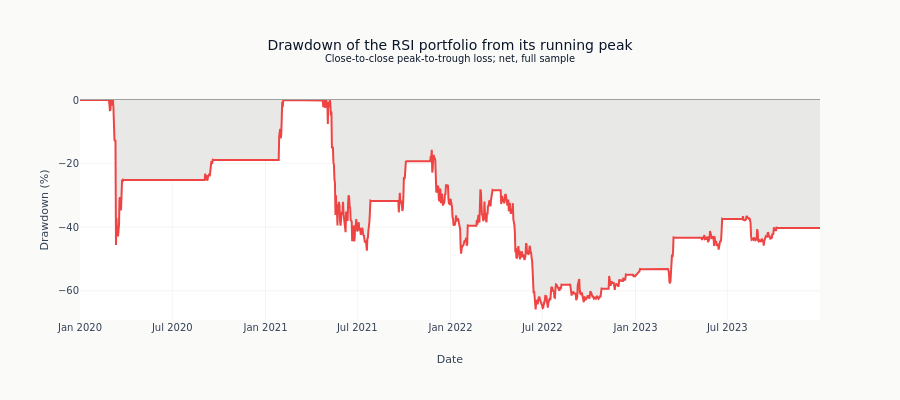

Notebook source saved alongside this figure:
### Code cell
drawdown_pct = ec.drawdown_series() * 100
drawdown_floor = min(float(drawdown_pct.min()) * 1.05, -1.0)
fig_dd = go.Figure(
    go.Scatter(
        x=ec.timestamps,
        y=drawdown_pct,
        name="Drawdown",
        fill="tozeroy",
        fillcolor=COLORS["silver_muted"],
        line=dict(color=COLORS["negative"]),
    )
)
fig_dd.update_layout(
    title=(
        "Drawdown of the RSI portfolio from its running peak"
        "<br><sup>Close-to-close peak-to-trough loss; net, full sample</sup>"
    ),
    xaxis_title="Date",
    yaxis_title="Drawdown (%)",
    yaxis_range=[drawdown_floor, 0],
    height=400,
    hovermode="x unified",
)
show_plotly_with_alt(
    fig_dd,
    (
        "Filled drawdown chart measured from the portfolio's own running peak, zero at the "
        "top and losses below, in percent. Each point is the distance from the highest value "
        "reached up to that date."
    ),
)

### Figure 1 — Plotly figure (JSON) as saved in the notebook; plotly's stock layout.template omitted (floating-point values rounded to 4 significant figures; data arrays with more than 128 entries replaced by an {"elided": "..."} marker saying what was removed)
{"data": [{"fill": "tozeroy", "fillcolor": "#e8e8e6", "line": {"color": "#ef4444"}, "name": "Drawdown", "type": "scatter", "x": {"elided": "1461 str values"}, "y": {"elided": "1461 float values"}}], "layout": {"height": 400, "hovermode": "x unified", "title": {"text": "Drawdown of the RSI portfolio from its running peak<br><sup>Close-to-close peak-to-trough loss; net, full sample</sup>"}, "xaxis": {"title": {"text": "Date"}}, "yaxis": {"range": [-69.21, 0], "title": {"text": "Drawdown (%)"}}}}
